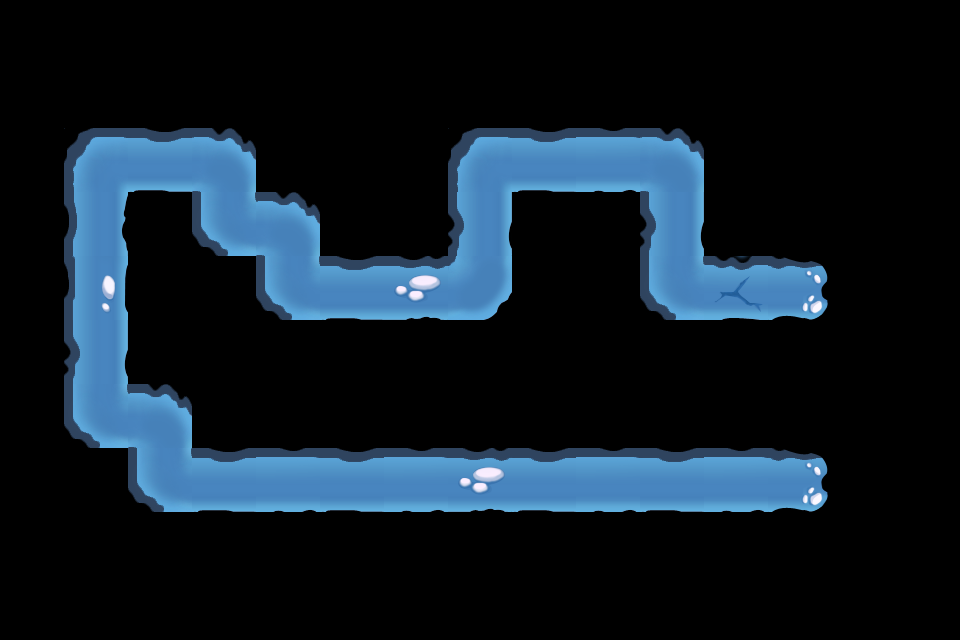

Below is a game level as drawn by its tile map, then a one-line description and the .tmx that defines it (tile-layer data replaced by summaries):
An orthogonal 15x10 tile map with 64x64 px tiles, 1 tile layer (Map_Road_Snowfield) and 61 objects.

<map version="1.0" orientation="orthogonal" width="15" height="10" tilewidth="64" tileheight="64">
 <tileset firstgid="1" name="Map_Road_Snowfield" tilewidth="64" tileheight="64">
  <image source="Map_Road_Snowfield.png" width="320" height="256" />
 </tileset>
 <layer name="Map_Road_Snowfield" width="15" height="10">
  <data>[150 cells, 34 non-empty, 12 distinct tile ids]</data>
 </layer>
 <objectgroup color="#55ff00" name="path" width="15" height="10">
  <object x="803" y="481" />
  <object x="161" y="480" />
  <object x="162" y="418" />
  <object x="100" y="417" />
  <object x="98" y="161" />
  <object x="230" y="162" />
  <object x="230" y="224" />
  <object x="292" y="227" />
  <object x="291" y="290" />
  <object x="482" y="290" />
  <object x="481" y="161" />
  <object x="674" y="162" />
  <object x="674" y="291" />
  <object x="802" y="290" />
 </objectgroup>
 <objectgroup color="#000000" name="blocked" width="15" height="10">
  <object x="867" y="227" />
  <object x="932" y="227" />
  <object x="867" y="290" />
  <object x="932" y="290" />
 </objectgroup>
 <objectgroup color="#00ffff" name="tower" width="15" height="10">
  <properties>
   <property name="id" value="41001" />
   <property name="sizeH" value="2" />
   <property name="sizeW" value="2" />
  </properties>
  <object x="417" y="352" />
 </objectgroup>
 <objectgroup color="#ff0000" name="teemo" width="15" height="10">
  <properties>
   <property name="id" value="1" />
   <property name="sizeH" value="2" />
   <property name="sizeW" value="2" />
  </properties>
  <object x="868" y="227" />
 </objectgroup>
 <objectgroup color="#aa00ff" name="random" width="15" height="10">
  <properties>
   <property name="sizeH" value="2" />
   <property name="sizeW" value="2" />
  </properties>
  <object x="353" y="161" />
 </objectgroup>
 <objectgroup color="#ffffff" name="item" width="15" height="10">
  <properties>
   <property name="id" value="20013" />
   <property name="sizeH" value="1" />
   <property name="sizeW" value="1" />
  </properties>
  <object x="930" y="544" />
  <object x="738" y="544" />
  <object x="289" y="161" />
  <object x="545" y="99" />
 </objectgroup>
 <objectgroup color="#ffffff" name="item" width="15" height="10">
  <properties>
   <property name="id" value="20014" />
   <property name="sizeH" value="1" />
   <property name="sizeW" value="1" />
  </properties>
  <object x="930" y="353" />
  <object x="802" y="417" />
  <object x="354" y="545" />
  <object x="546" y="288" />
  <object x="33" y="418" />
  <object x="162" y="353" />
  <object x="354" y="353" />
  <object x="546" y="354" />
  <object x="354" y="98" />
  <object x="804" y="225" />
 </objectgroup>
 <objectgroup color="#ffffff" name="item" width="15" height="10">
  <properties>
   <property name="id" value="20015" />
   <property name="sizeH" value="1" />
   <property name="sizeW" value="1" />
  </properties>
  <object x="865" y="354" />
  <object x="547" y="546" />
  <object x="34" y="224" />
  <object x="162" y="98" />
  <object x="353" y="417" />
  <object x="547" y="418" />
  <object x="738" y="99" />
  <object x="740" y="226" />
 </objectgroup>
 <objectgroup color="#00aaff" name="item" width="15" height="10">
  <properties>
   <property name="id" value="20016" />
   <property name="sizeH" value="1" />
   <property name="sizeW" value="2" />
  </properties>
  <object x="801" y="547" />
  <object x="739" y="355" />
  <object x="418" y="545" />
  <object x="611" y="98" />
 </objectgroup>
 <objectgroup color="#00aaff" name="item" width="15" height="10">
  <properties>
   <property name="id" value="20017" />
   <property name="sizeH" value="1" />
   <property name="sizeW" value="2" />
  </properties>
  <object x="610" y="546" />
  <object x="227" y="546" />
  <object x="226" y="96" />
  <object x="418" y="97" />
 </objectgroup>
 <objectgroup color="#0055ff" name="item" width="15" height="10">
  <properties>
   <property name="id" value="20018" />
   <property name="sizeH" value="2" />
   <property name="sizeW" value="1" />
  </properties>
  <object x="610" y="224" />
  <object x="34" y="290" />
  <object x="33" y="97" />
  <object x="160" y="224" />
  <object x="801" y="95" />
 </objectgroup>
 <objectgroup color="#ffaa00" name="item" width="15" height="10">
  <properties>
   <property name="id" value="20019" />
   <property name="sizeH" value="2" />
   <property name="sizeW" value="2" />
  </properties>
  <object x="609" y="353" />
  <object x="33" y="481" />
 </objectgroup>
 <objectgroup color="#ffaa00" name="item" width="15" height="10">
  <properties>
   <property name="id" value="20020" />
   <property name="sizeH" value="2" />
   <property name="sizeW" value="2" />
  </properties>
  <object x="226" y="352" />
 </objectgroup>
 <objectgroup color="#ffaa00" name="item" width="15" height="10">
  <properties>
   <property name="id" value="20021" />
   <property name="sizeH" value="2" />
   <property name="sizeW" value="2" />
  </properties>
  <object x="866" y="96" />
 </objectgroup>
 <objectgroup color="#ff00ff" name="item" width="15" height="10">
  <properties>
   <property name="id" value="20022" />
   <property name="sizeH" value="2" />
   <property name="sizeW" value="2" />
  </properties>
  <object x="866" y="418" />
 </objectgroup>
</map>
